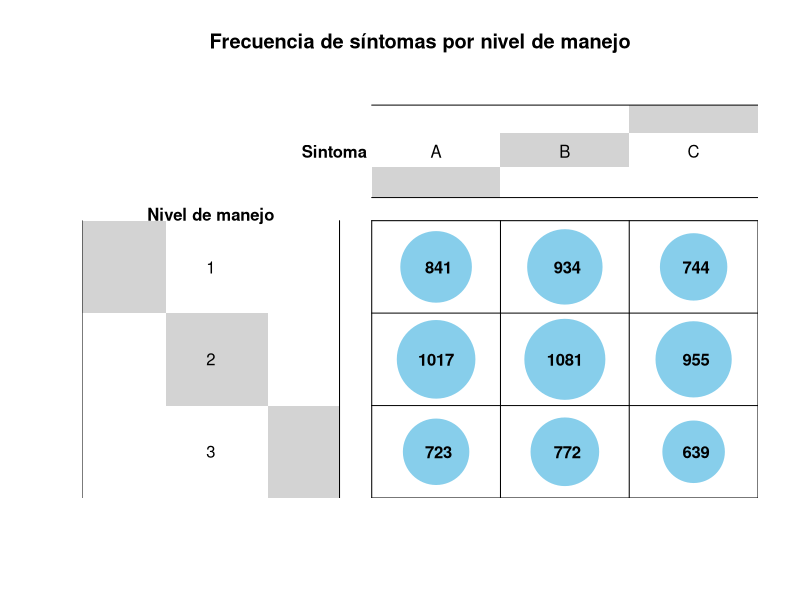

The R source for this figure: (Note: this script raises an error after producing the figure.)
library(tidyverse)
library(FactoMineR)
library(gplots)
library(classInt)
library(emmeans)
library(multcompView)
library(multcomp)

#leer tabla original (hice algunas modificaciones agregando 0s)
tabla <- readxl::read_excel("tablas/relevamiento.xlsx")

##################
tabla_3 <- pivot_longer(tabla, cols = 11:17, names_to = "tipo_s", values_to = "conteo")

# Agrupás sumando
freq_t3 <- tabla_3 %>%
  group_by(nivel_manejo, sintoma) %>%
  filter(sintoma != "S/S") %>% 
  summarise(freq = sum(conteo), .groups = "drop")

# Convertís a tabla cruzada (matriz de contingencia)
dt_3 <- xtabs(freq ~ nivel_manejo + sintoma, data = freq_t3)

# Test chi²
test <- chisq.test(dt_3)
p_valor <- round(test$p.value, digits = 4)
print(test)


# Usás la tabla cruzada que creaste con xtabs:
jpeg("graf/balloonplot_manejo.jpeg", width = 4000, height = 3000, res = 400)

balloonplot(t(dt_3), 
            main = "Frecuencia de síntomas por nivel de manejo",
            xlab = "Sintoma", 
            ylab = "Nivel de manejo",
            label = T, 
            show.margins = FALSE)
# Agregar leyenda con resultado global
legend("topleft", 
       legend = paste0("χ² = ", chi2_val, ", p = ", p_valor),
       bty = "n", cex = 0.8)
dev.off()

######################################

# Agrupás sumando
freq_t4 <- tabla_3 %>%
  filter(sintoma != "S/S") %>% 
  group_by(estacion, sintoma) %>%
  summarise(freq = sum(conteo), .groups = "drop")

# Convertís a tabla cruzada (matriz de contingencia)
dt_4 <- xtabs(freq ~ estacion + sintoma, data = freq_t4)

# Paso 3: Test chi² global
test <- chisq.test(dt_4)
p_valor <- round(test$p.value, digits = 4)
chi2_val <- round(test$statistic, 2)

# Paso 4: Balloonplot con leyenda del test global
jpeg("graf/balloonplot_estacion.jpeg", width = 4000, height = 3000, res = 400)
balloonplot(t(dt_4), 
            main = "Frecuencia de síntomas por estación",
            xlab = "Síntoma", 
            ylab = "Estación",
            label = T, 
            show.margins = FALSE)

# Agregar leyenda con resultado global
legend("topleft", 
       legend = paste0("χ² = ", chi2_val, ", p = ", p_valor),
       bty = "n", cex = 0.8)
dev.off()

######################################

#leer tabla original (hice algunas modificaciones agregando 0s)
##################
# Agrupás sumando
freq_t5 <- tabla %>%
  filter(sintoma != "S/S") %>% 
  group_by(nivel_manejo, sintoma) %>%
  summarise(freq = sum(`Dardos recolectados por síntoma`))

# Convertís a tabla cruzada (matriz de contingencia)
dt_5 <- xtabs(freq ~ nivel_manejo + sintoma, data = freq_t5)

# Test chi²
test <- chisq.test(dt_5)
p_valor <- round(test$p.value, digits = 4)
print(test)


# Usás la tabla cruzada que creaste con xtabs:
jpeg("graf/balloonplot_manejo.jpeg", width = 4000, height = 3000, res = 400)

balloonplot(t(dt_5), 
            main = "Frecuencia de síntomas por nivel de manejo",
            xlab = "Sintoma", 
            ylab = "Nivel de manejo",
            label = T, 
            show.margins = FALSE)
# Agregar leyenda con resultado global
legend("topleft", 
       legend = paste0("χ² = ", chi2_val, ", p = ", p_valor),
       bty = "n", cex = 0.8)
dev.off()

######################################
freq_t6 <- tabla %>%
  filter(sintoma != "S/S") %>% 
  group_by(estacion, sintoma) %>%
  summarise(freq = sum(`Dardos recolectados por síntoma`))

# Convertís a tabla cruzada (matriz de contingencia)
dt_6 <- xtabs(freq ~ estacion + sintoma, data = freq_t6)

# Test chi²
test <- chisq.test(dt_6)
chi2_val <- round(test$statistic, 2)
p_valor <- round(test$p.value, digits = 4)
print(test)


# Usás la tabla cruzada que creaste con xtabs:
jpeg("graf/balloonplot_estacion.jpeg", width = 4000, height = 3000, res = 400)

balloonplot(t(dt_6), 
            main = "Frecuencia de síntomas por nivel de manejo",
            xlab = "Sintoma", 
            ylab = "Nivel de manejo",
            label = T, 
            show.margins = FALSE)
# Agregar leyenda con resultado global
legend("topleft", 
       legend = paste0("χ² = ", chi2_val, ", p = ", p_valor),
       bty = "n", cex = 0.8)
dev.off()


# Instalar si es necesario
if (!require("reshape2")) install.packages("reshape2")

# Convertir tabla cruzada a data frame largo
df_heat <- as.data.frame(as.table(dt_6))

# Graficar heatmap
ggplot(df_heat, aes(x = sintoma, y = estacion, fill = Freq)) +
  geom_tile(color = "white") +
  scale_fill_gradient(low = "white", high = "red") +
  geom_text(aes(label = Freq), color = "black", size = 3) +
  labs(
    title = "Heatmap de síntomas por estación",
    x = "Síntoma",
    y = "Estación",
    fill = "Frecuencia"
  ) +
  theme_minimal() +
  theme(axis.text.x = element_text(angle = 45, hjust = 1))


# Lista de síntomas únicos
sintomas <- unique(freq_t6$sintoma)

# Iterar sobre cada síntoma
for (s in sintomas) {
  cat("\n\n### Síntoma:", s, "###\n")
  
  # Filtrar datos para ese síntoma
  datos_s <- freq_t6 %>% filter(sintoma == s)
  
  if (n_distinct(datos_s$estacion) > 1) {
    # Crear tabla cruzada
    tabla_s <- xtabs(freq ~ estacion, data = datos_s)
    
    # Test chi-cuadrado
    test <- suppressWarnings(chisq.test(tabla_s))  # suppressWarnings para valores esperados < 5
    chi2_val <- round(test$statistic, 2)
    p_valor <- signif(test$p.value, 3)
    
    cat(paste("Chi² =", chi2_val, "| p =", p_valor, "\n"))
    
    # Modelo GLM
    modelo <- glm(freq ~ estacion, family = "poisson", data = datos_s)
    emm <- emmeans(modelo, ~ estacion)
    cld_result <- cld(emm, Letters = letters)
    
    print(cld_result)
  } else {
    cat("No hay suficientes estaciones para comparar.\n")
  }
}























tabla$LAT_dis <- 0
tabla$LAT_dis[tabla$LAT > 32 & tabla$LAT < 33.3605] <- "LAT_1"
tabla$LAT_dis[tabla$LAT >= 33.3605 & tabla$LAT < 34.2075] <- "LAT_2"
tabla$LAT_dis[tabla$LAT >= 34.2075] <- "LAT_3"
tabla_dis <- tabla %>% 
  mutate(LAT = LAT*-1) %>% 
  group_by(LAT_dis) %>% 
  summarise(alternaria_sp = sum(alternaria_sp), 
            colletotrechum = sum(colletotrechum),
            colonia_6 = sum(colonia_6),
            colonia_35 = sum(colonia_35),
            d_mutila = sum(d_mutila),
            d_seriata = sum(d_seriata)) %>% 
  as.data.frame()

tabla_2 <- tabla_dis
rownames(tabla_2) = tabla_2$LAT_dis
tabla_2 <- tabla_2[3:7]
dt <- as.table(as.matrix(tabla_2))
balloonplot(t(dt), main = "", xlab ="", ylab="",
            label = FALSE, show.margins = FALSE)

# test de correspondencia entre ubicaciones y poblaciones
res.ca <- CA(tabla_2, ncp = 5, graph = TRUE)
#elipses en columnas (poblaciones)
ellipseCA(res.ca, ellipse = "col")
#elipses en filas (columnas)
ellipseCA(res.ca, ellipse = "row")

# test de correspondencia entre ubicaciones y poblaciones
res.ca2 <- CA(tabla_2, ncp = 5, graph = TRUE)
#elipses en columnas (poblaciones) me quedaría con este gráfico para presentarlo
#muestra como determinadas poblaciones son mas comunes en varias ubicaciones
jpeg("ca1.jpeg", width = 4000, height = 4000, res = 800)
ellipseCA(res.ca2, ellipse = "col")
dev.off()
#elipses en filas (columnas) no aparece nada interesante
jpeg("ca2.jpeg", width = 4000, height = 4000, res = 800)
ellipseCA(res.ca2, ellipse = "row")
dev.off()
#hasta acá está perfecto
#formando grupos
#las ubicaciones agrupadas son similares en cuanto a lo que encontraron en ellas:
#* Grupo 1: 40, 42, 45, 47, 48
#* Grupo 2: 41, 43, 44
#* Grupo 3: 37, 38, 39 y 46
jpeg("cluster_fila.jpeg", width = 4000, height = 4000, res = 800)
HCPC(res.ca2, cluster.CA = "rows", nb.clust = 3)
dev.off()
# la agrupación por poblaciones es bien distinta, por ejemplo un grupo está 
# compuesto solo por t16
jpeg("cluster_col.jpeg", width = 4000, height = 4000, res = 800)
HCPC(res.ca2, cluster.CA = "columns", nb.clust = 3)
dev.off()
# aporte a la variación de cada fila
eig.val <- res.ca2$eig
barplot(eig.val[, 2], 
        names.arg = 1:nrow(eig.val), 
        main = "Variances Explained by Dimensions (%)",
        xlab = "Principal Dimensions",
        ylab = "Percentage of variances",
        col ="steelblue")

# aporte a la variación de cada columna
eig.val <- res.ca2$col$contrib
barplot(eig.val[, 2], 
        names.arg = 1:nrow(eig.val), 
        main = "Variances Explained by Dimensions (%)",
        xlab = "Principal Dimensions",
        ylab = "Percentage of variances",
        col ="steelblue")


# % contribuciones
eig.val <- res.ca2$row$contrib
barplot(eig.val[, 2], 
        names.arg = 1:nrow(eig.val), 
        main = "Variances Explained by Dimensions (%)",
        xlab = "Principal Dimensions",
        ylab = "Percentage of variances",
        col ="steelblue")

#########################
# clasificando por sintomatología
# hice 2 intentos, uno tal como estaba en la tabla y otro con sintomaticos/no sintomaticos

tabla_3 <- tabla %>% 
  group_by(nivel_manejo) %>% 
  summarise(alternaria_sp = sum(alternaria_sp), 
            colletotrechum = sum(colletotrechum),
            colonia_6 = sum(colonia_6),
            colonia_35 = sum(colonia_35),
            d_mutila = sum(d_mutila),
            d_seriata = sum(d_seriata)) %>% 
  as.data.frame()

rownames(tabla_3) <- tabla_3$sintomas
tabla_3 <- tabla_3[3:7]
dt2 <- as.table(as.matrix(tabla_3))

tabla_3
# Esta salida gráfica es interesante (podría ser un buen complemento para la última -ver al final)
jpeg("proporciones4.jpeg", width = 4000, height = 4000, res = 800)
balloonplot(t(dt2), main = "frecuencia de poblaciones", xlab ="", ylab="",
            label = FALSE, show.margins = FALSE)
dev.off()

# chi cuadrado significativo
chisq <- chisq.test(tabla_3)
chisq

res.ca3 <- CA(tabla_3)
summary(res.ca2)
#poco entendible la asociación | no usaría CA para analizar estos resultados
ellipseCA(res.ca3, ellipse = "col")
ellipseCA(res.ca3, ellipse = "row")

# analisis mas sencillo dejando solo con sintomas y asintomaticos
tabla_4 <- tabla_3 %>% 
  t() %>% 
  as.data.frame() %>% 
  mutate(Sintomaticos = (A+B+C), 
         Asintomaticos = S/S) %>% 
  select(Sintomaticos, Asintomaticos)


dt3 <- as.table(as.matrix(tabla_4))

tabla_4
# presentaría esta salida gráfica 
jpeg("proporciones5.jpeg", width = 6000, height = 4000, res = 800)
balloonplot(dt3, main = "frecuencia de poblaciones", xlab ="", ylab="",
            label = FALSE, show.margins = FALSE)
dev.off()
# chi cuadrado significativo
chisq <- chisq.test(tabla_4)
chisq

##### por manejo
#tabla para agregar frecuencia total
tabla_c <- tabla %>% 
  mutate(LAT = LAT*-1) %>% 
  group_by(nivel_manejo) %>% 
  summarise(alternaria_sp = sum(alternaria_sp), 
            colletotrechum = sum(colletotrechum),
            colonia_6 = sum(colonia_6),
            colonia_35 = sum(colonia_35),
            d_mutila = sum(d_mutila),
            d_seriata = sum(d_seriata)) %>% 
  as.data.frame()
View(tabla_c)
